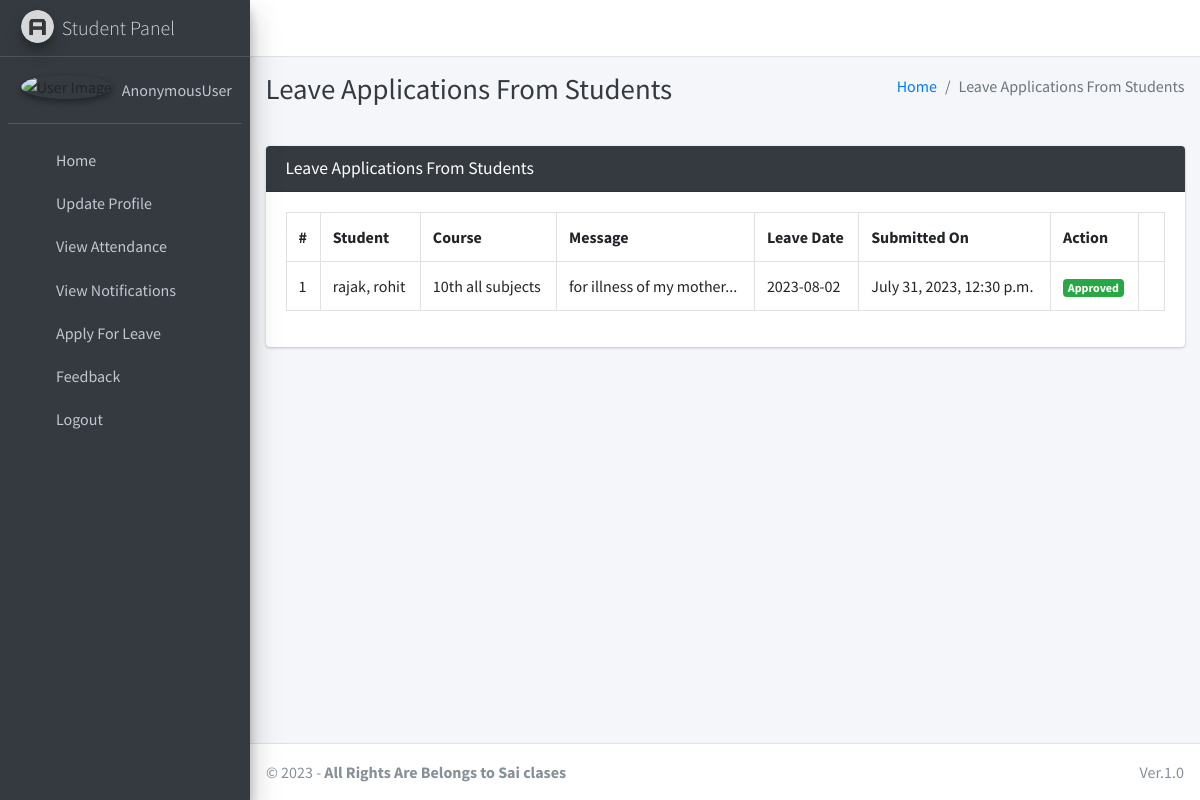
The app's page /student/view/leave/ with its own data.
### main_app/models.py (models this page shows, shortened)
class LeaveReportStudent(models.Model):
    student = models.ForeignKey(Student, on_delete=models.CASCADE)
    date = models.CharField(max_length=60)
    message = models.TextField()
    status = models.SmallIntegerField(default=0)
    created_at = models.DateTimeField(auto_now_add=True)
    updated_at = models.DateTimeField(auto_now=True)

class Student(models.Model):
    admin = models.OneToOneField(CustomUser, on_delete=models.CASCADE)
    course = models.ForeignKey(Course, on_delete=models.DO_NOTHING, null=True, blank=False)
    session = models.ForeignKey(Session, on_delete=models.DO_NOTHING, null=True)
    def __str__(self):
        return self.admin.last_name + ", " + self.admin.first_name

class CustomUser(AbstractUser):
    USER_TYPE = ((1, "HOD"), (2, "Staff"), (3, "Student"))
    GENDER = [("M", "Male"), ("F", "Female")]
    username = None  # Removed username, using email instead
    email = models.EmailField(unique=True)
    user_type = models.CharField(default=1, choices=USER_TYPE, max_length=1)
    gender = models.CharField(max_length=1, choices=GENDER)
    profile_pic = models.ImageField()
    address = models.TextField()
    fcm_token = models.TextField(default="")  # For firebase notifications
    created_at = models.DateTimeField(auto_now_add=True)
    updated_at = models.DateTimeField(auto_now=True)
    USERNAME_FIELD = "email"
    REQUIRED_FIELDS = []
    objects = CustomUserManager()

class Course(models.Model):
    name = models.CharField(max_length=120)
    created_at = models.DateTimeField(auto_now_add=True)
    updated_at = models.DateTimeField(auto_now=True)
    def __str__(self):
        return self.name

### main_app/hod_views.py (the view, shortened to what this page needs)
# urls.py: path("student/view/leave/", hod_views.view_student_leave,
@csrf_exempt
def view_student_leave(request):
    if request.method != 'POST':
        allLeave = LeaveReportStudent.objects.all()
        context = {
            'allLeave': allLeave,
            'page_title': 'Leave Applications From Students'
        }
        return render(request, "hod_template/student_leave_view.html", context)

### main_app/templates/hod_template/student_leave_view.html (shortened to what this page needs)
{% extends 'main_app/base.html' %}
{% load static %}
{% block page_title %}{{page_title}}{% endblock page_title %}
{% block content %}
<section class="content">
    <div class="container-fluid">
        <div class="row">
            <div class="col-md-12">
                <div class="card card-dark">
                    <div class="card-header">
                        <h3 class="card-title">{{page_title}}</h3>
                    </div>
                    <div class="table card-body">
                        <table class="table table-bordered table-hover">
                            <tr>
                                <th>#</th>
                                <th>Student</th>
                                <th>Course</th>
                                <th>Message</th>
                                <th>Leave Date</th>
                                <th>Submitted On</th>
                                <th>Action</th>
                            </tr>
                            {% for leave in  allLeave %}
                              <tr>
                                  <td>{{forloop.counter}}</td>
                                  <td>{{leave.student}}</td>
                                  <td>{{leave.student.course}}</td>
                                  <td>{{leave.message}}</td>
                                  <td>{{leave.date}}</td>
                                  <td>{{leave.created_at}}</td>
                                      {% if leave.status == 0 %}
                                           <td> <button data-toggle = "modal" data-target = "#reply_modal" value="{{leave.id}}" class="btn btn-success reply_open_modal">Reply</button>
{% elif leave.status == -1 %}
<td><span  class='badge badge-danger'>Rejected</span></td>
{% else %}
<td><span  class='badge badge-success'>Approved</span></td>
                                            <td>{{feedback.updated_at}}</td>
                                      {% endif %}
                              </tr>
                            {% endfor %}
                        </table>
                    </div>
                    </div>
            </div>
        </div>
    </div>
</section>
{% endblock content %}

### records on screen
LeaveReportStudent: student "rajak, rohit", student.course "10th all subjects", message "for illness of my mother...", date "2023-08-02", created_at "July 31, 2023, 12:30 p.m."

### other values on screen
{{ user }} "AnonymousUser"
{{ page_title }} "Leave Applications From Students"
